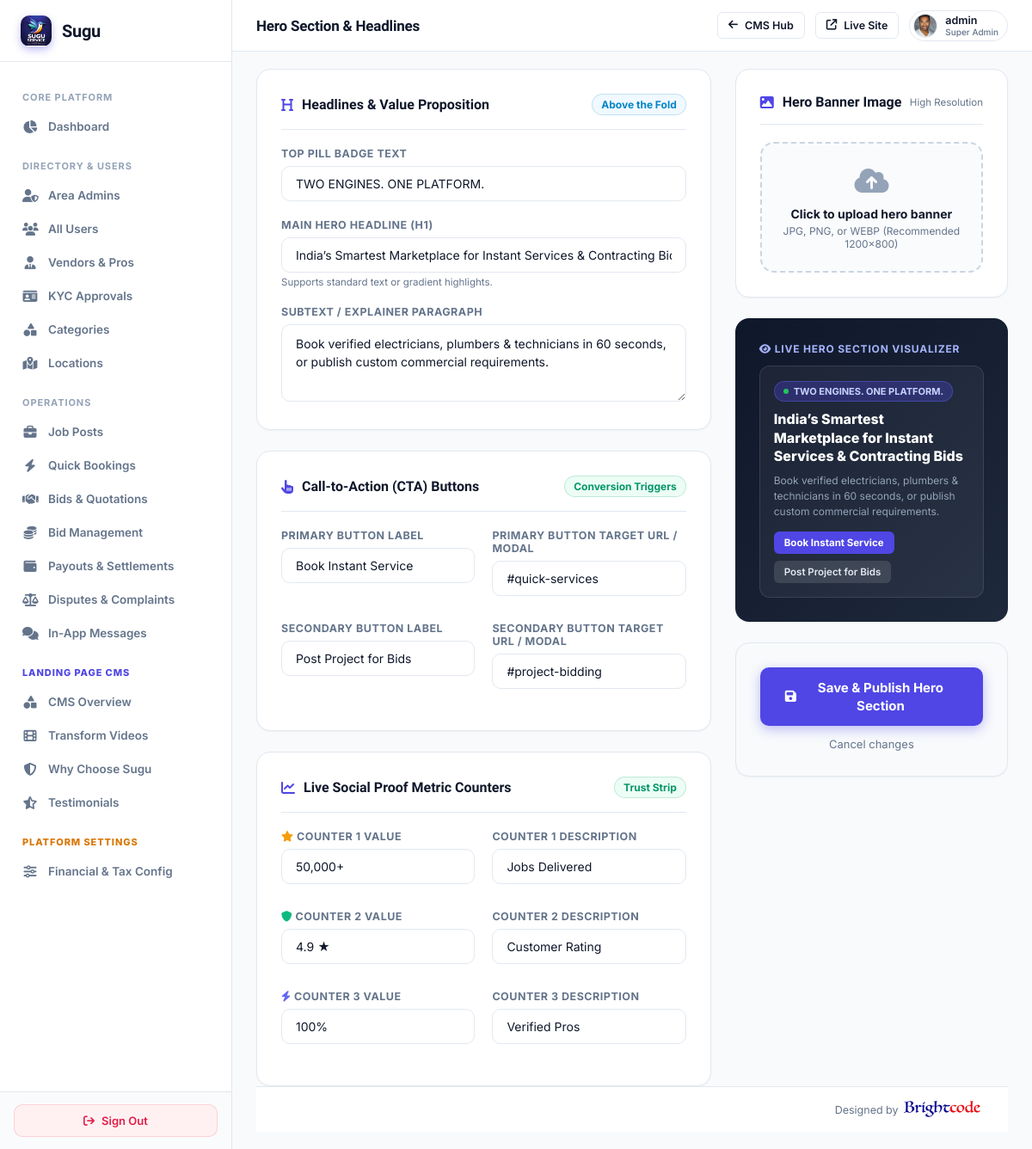
The app's page /super-admin/landing/hero/ (signed in), older data.
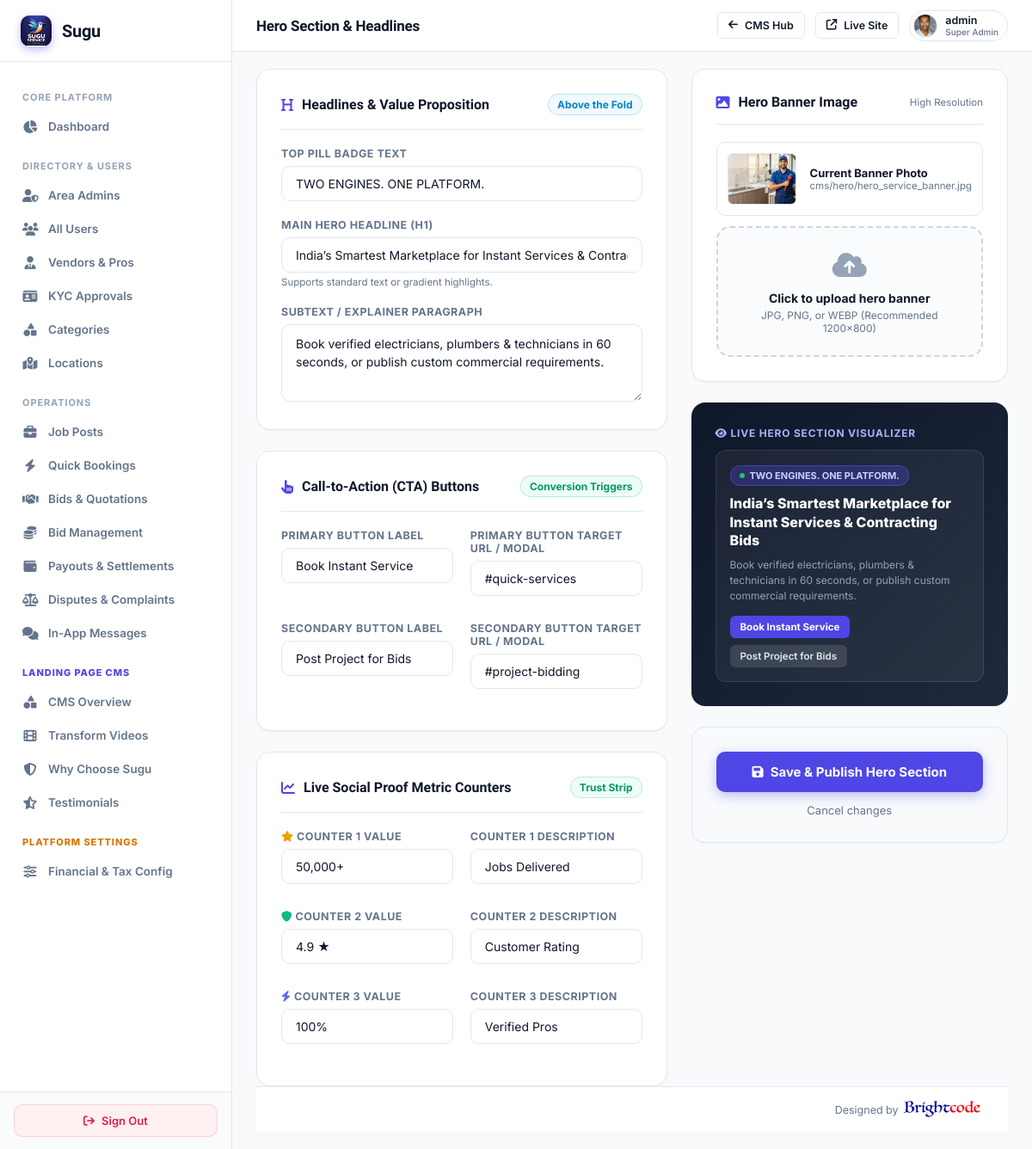
The same page, newer data.
### myapp/models.py (models this page shows, shortened)
class HeroSection(models.Model):
    badge_text = models.CharField(max_length=100, default='DUAL-ENGINE MARKETPLACE')
    headline = models.CharField(max_length=255, default='Book instant home pros or get competitive bids for custom projects.')
    subtext = models.TextField(default="India's smartest service network. Book verified technicians at upfront prices in 60 seconds, or post major contracting jobs and compare bids side-by-side.")
    hero_image = models.ImageField(upload_to='cms/hero/', null=True, blank=True)
    cta_primary_text = models.CharField(max_length=100, default='Post a Quick Service')
    cta_primary_url = models.CharField(max_length=255, default='/user/quick-services/create.html')
    cta_secondary_text = models.CharField(max_length=100, default='Post a Custom Job')
    cta_secondary_url = models.CharField(max_length=255, default='/user/jobs/create.html')
    stat1_number = models.CharField(max_length=50, default='60s')
    stat1_label = models.CharField(max_length=100, default='Instant Pro Matching')
    stat2_number = models.CharField(max_length=50, default='15k+')
    stat2_label = models.CharField(max_length=100, default='Verified Technicians')
    stat3_number = models.CharField(max_length=50, default='100%')
    stat3_label = models.CharField(max_length=100, default='Price Protection')
    updated_at = models.DateTimeField(auto_now=True)
    class Meta:
        verbose_name_plural = "Hero Section"

### myapp/super_admin_views.py (the view)
# urls.py: path('super-admin/landing/hero/', super_admin_views.super_admin_landing_hero, name='super_admin_landing_hero'),
@sa_required
def super_admin_landing_hero(request):
    hero_obj, _ = HeroSection.objects.get_or_create(pk=1)
    if request.method == 'POST':
        form = HeroSectionForm(request.POST, request.FILES, instance=hero_obj)
        if form.is_valid():
            form.save()
            django_messages.success(request, 'Hero Section updated successfully!')
            return redirect('super_admin_landing_hero')
    else:
        form = HeroSectionForm(instance=hero_obj)
    return render(request, 'superadmin/cms_hero.html', {'form': form, 'hero': hero_obj})

### myapp/super_admin_views.py (called while the page is built)
def sa_required(view_func):
    from functools import wraps
    @wraps(view_func)
    def wrapper(request, *args, **kwargs):
        if not request.user.is_authenticated or not request.user.is_superuser:
            return redirect(f'{LOGIN_URL}?next={request.path}')
        return view_func(request, *args, **kwargs)
    return wrapper

### templates/superadmin/cms_hero.html (shortened to what the changed rows need)
{% extends 'superadmin/base.html' %}
{% block content %}
<form method="POST" enctype="multipart/form-data" id="heroForm">
  <div style="display: grid; grid-template-columns: 1.25fr 0.75fr; gap: 28px; align-items: start;">
    <div style="display: flex; flex-direction: column; gap: 24px;">
      <div class="card" style="margin-bottom: 0;">
        <div class="form-group">
          <label class="form-label" for="id_badge_text">Top Pill Badge Text</label>
          {{ form.badge_text }}
        </div>
        <div class="form-group" style="margin-top: 16px;">
          <label class="form-label" for="id_headline">Main Hero Headline (H1)</label>
          {{ form.headline }}
          <small style="color: var(--text-muted); font-size: 11.5px; display: block; margin-top: 4px;">Supports standard text or gradient highlights.</small>
        </div>
        <div class="form-group" style="margin-top: 16px; margin-bottom: 0;">
          <label class="form-label" for="id_subtext">Subtext / Explainer Paragraph</label>
          {{ form.subtext }}
        </div>
      </div>
      <div class="card" style="margin-bottom: 0;">
        <div class="form-row">
          <div class="form-group">
            <label class="form-label" for="id_cta_primary_text">Primary Button Label</label>
            {{ form.cta_primary_text }}
          </div>
          <div class="form-group">
            <label class="form-label" for="id_cta_primary_url">Primary Button Target URL / Modal</label>
            {{ form.cta_primary_url }}
          </div>
        </div>
        <div class="form-row" style="margin-top: 10px; margin-bottom: 0;">
          <div class="form-group">
            <label class="form-label" for="id_cta_secondary_text">Secondary Button Label</label>
            {{ form.cta_secondary_text }}
          </div>
          <div class="form-group">
            <label class="form-label" for="id_cta_secondary_url">Secondary Button Target URL / Modal</label>
            {{ form.cta_secondary_url }}
          </div>
        </div>
      </div>
      <div class="card" style="margin-bottom: 0;">
        <div class="form-row">
          <div class="form-group">
            <label class="form-label" for="id_stat1_number"><i class="fa-solid fa-star" style="color:#f59e0b;"></i> Counter 1 Value</label>
            {{ form.stat1_number }}
          </div>
          <div class="form-group">
            <label class="form-label" for="id_stat1_label">Counter 1 Description</label>
            {{ form.stat1_label }}
          </div>
        </div>
        <div class="form-row" style="margin-top: 10px;">
          <div class="form-group">
            <label class="form-label" for="id_stat2_number"><i class="fa-solid fa-shield" style="color:#10b981;"></i> Counter 2 Value</label>
            {{ form.stat2_number }}
          </div>
          <div class="form-group">
            <label class="form-label" for="id_stat2_label">Counter 2 Description</label>
            {{ form.stat2_label }}
          </div>
        </div>
        <div class="form-row" style="margin-top: 10px; margin-bottom: 0;">
          <div class="form-group">
            <label class="form-label" for="id_stat3_number"><i class="fa-solid fa-bolt" style="color:#6366f1;"></i> Counter 3 Value</label>
            {{ form.stat3_number }}
          </div>
          <div class="form-group">
            <label class="form-label" for="id_stat3_label">Counter 3 Description</label>
            {{ form.stat3_label }}
          </div>
        </div>
      </div>
    </div>
    <div style="display: flex; flex-direction: column; gap: 24px;">
      <div class="card" style="margin-bottom: 0;">
        {% if hero.hero_image %}
        <div class="dropzone-preview-wrap" id="heroCurrentWrap">
          <img src="{{ hero.hero_image.url }}" id="heroImgPreview" class="dropzone-thumb" style="width: 80px; height: 60px;" alt="Hero Preview">
          <div style="flex: 1; min-width: 0;">
            <div style="font-size: 13px; font-weight: 700; color: var(--text-main);">Current Banner Photo</div>
            <div style="font-size: 11.5px; color: var(--text-muted); overflow: hidden; text-overflow: ellipsis; white-space: nowrap;" id="heroFileText">{{ hero.hero_image.name }}</div>
          </div>
        </div>
        {% endif %}
      </div>
      <div class="card" style="background: linear-gradient(135deg, #0f172a, #1e293b); color: white; border: none; margin-bottom: 0;">
        <div style="padding: 16px; background: rgba(255,255,255,0.05); border-radius: 12px; border: 1px solid rgba(255,255,255,0.1);">
          <div style="display: inline-flex; align-items: center; gap: 6px; padding: 4px 10px; border-radius: 20px; background: rgba(79,70,229,0.3); border: 1px solid rgba(99,102,241,0.4); font-size: 11px; font-weight: 700; color: #c7d2fe; margin-bottom: 10px;" id="mockupBadge">
            <span style="width: 6px; height: 6px; border-radius: 50%; background: #22c55e;"></span>
            <span id="mockupBadgeText">{{ hero.badge_text|default:"TWO ENGINES. ONE PLATFORM." }}</span>
          </div>
          <div id="mockupHeadline" style="font-size: 16px; font-weight: 800; line-height: 1.35; color: white; margin-bottom: 8px;">
            {{ hero.headline|default:"India's Smartest Marketplace for Instant Services" }}
          </div>
          <div id="mockupSubtext" style="font-size: 12px; color: #94a3b8; line-height: 1.5; margin-bottom: 14px;">
            {{ hero.subtext|default:"Book verified experts in 60 seconds or post custom requirements..."|truncatewords:20 }}
          </div>
          <div style="display: flex; gap: 8px; flex-wrap: wrap;">
            <div style="padding: 6px 12px; border-radius: 6px; background: #4f46e5; color: white; font-size: 11.5px; font-weight: 700;" id="mockupCta1">
              {{ hero.cta_primary_text|default:"Book Instant Service" }}
            </div>
            <div style="padding: 6px 12px; border-radius: 6px; background: rgba(255,255,255,0.12); color: #e2e8f0; font-size: 11.5px; font-weight: 600;" id="mockupCta2">
              {{ hero.cta_secondary_text|default:"Post a Project" }}
            </div>
          </div>
        </div>
      </div>
    </div>
  </div>
</form>
{% endblock %}

Row changes from the older to the newer data that the page shows:
changed HeroSection "India’s Smartest Marketplace for Instant Services & Contracting Bids": hero_image: picture added; hero_image.name (not shown) → "cms/hero/hero_service_banner.jpg"
Text that changed along with them:
text now shown: "Current Banner Photo"
